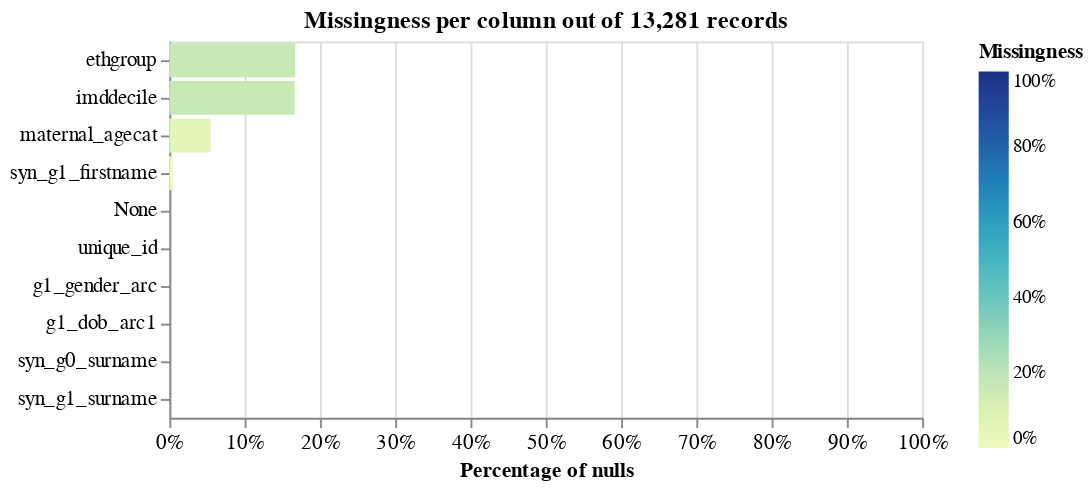

The code cell stored with this chart in its notebook:
### Code cell
linker.missingness_chart()

### Figure 1 — Vega-Lite specification as saved in the notebook (floating-point values rounded to 4 significant figures)
{"config": {"view": {"continuousWidth": 400, "continuousHeight": 300}, "axis": {"labelFontSize": 11}}, "layer": [{"mark": "bar", "encoding": {"color": {"field": "null_proportion", "legend": {"format": ".0%", "offset": 30}, "scale": {"domain": [0, 1], "range": "heatmap"}, "title": "Missingness", "type": "quantitative"}, "tooltip": [{"field": "column_name", "title": "Column", "type": "nominal"}, {"field": "null_count", "format": ",.0f", "title": "Count of nulls", "type": "quantitative"}, {"field": "null_proportion", "format": ".2%", "title": "Percentage of nulls", "type": "quantitative"}, {"field": "total_record_count", "format": ",.0f", "title": "Total record count", "type": "quantitative"}], "x": {"axis": {"format": "%", "labelAlign": "center", "title": "Percentage of nulls"}, "field": "null_proportion", "scale": {"domain": [0, 1]}, "type": "quantitative"}, "y": {"axis": {"title": ""}, "field": "column_name", "sort": "-x", "type": "nominal"}}, "title": "Missingness per column out of 13,281 records"}], "data": {"values": [{"null_proportion": 0.0, "null_count": 0, "total_record_count": 13281, "column_name": "None"}, {"null_proportion": 0.0, "null_count": 0, "total_record_count": 13281, "column_name": "unique_id"}, {"null_proportion": 0.05474, "null_count": 727, "total_record_count": 13281, "column_name": "maternal_agecat"}, {"null_proportion": 0.1672, "null_count": 2221, "total_record_count": 13281, "column_name": "ethgroup"}, {"null_proportion": 0.0, "null_count": 0, "total_record_count": 13281, "column_name": "g1_gender_arc"}, {"null_proportion": 0.1666, "null_count": 2212, "total_record_count": 13281, "column_name": "imddecile"}, {"null_proportion": 0.0, "null_count": 0, "total_record_count": 13281, "column_name": "g1_dob_arc1"}, {"null_proportion": 0.0, "null_count": 0, "total_record_count": 13281, "column_name": "syn_g0_surname"}, {"null_proportion": 0.0, "null_count": 0, "total_record_count": 13281, "column_name": "syn_g1_surname"}, {"null_proportion": 0.004442, "null_count": 59, "total_record_count": 13281, "column_name": "syn_g1_firstname"}], "name": "data-0e7bce5a1d2f132e282789d6ef7780fe"}, "title": "", "$schema": "https://vega.github.io/schema/vega-lite/v5.9.3.json"}
